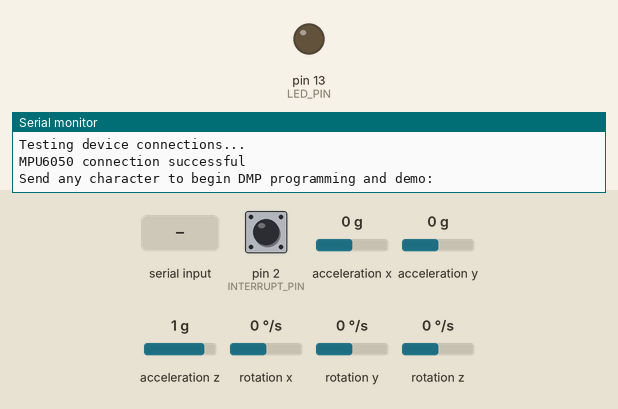
Bench run of a sketch on a simulated Arduino Uno, built with avr-gcc and run on an emulated ATmega328P. Shown: output pins drawn as LEDs (lit = HIGH), the last lines printed to the serial monitor. Dashed ring = blinking. Inputs (shaded band) come from the test bench; at power-on: acceleration x 0 g, acceleration y 0 g, acceleration z 1 g, pin 2 (INTERRUPT_PIN) LOW, rotation x 0 °/s, rotation y 0 °/s, rotation z 0 °/s. The sensor or clock chip raises its interrupt line as the real part does.

Above: at 0.9 s.
1.0 s: "1\n" received over Serial
At 1.73 s:
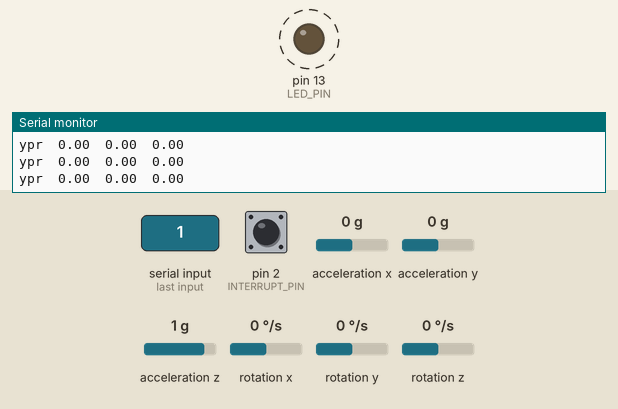
4.0 s: acceleration x set to -1.4 g
7.0 s: acceleration y set to -1.4 g
10.0 s: acceleration z set to -1.4 g
16.0 s: acceleration x set to -0.8 g
Timing chart, 0 to 66.5 s (numbered marks = the images above; inputs shaded):
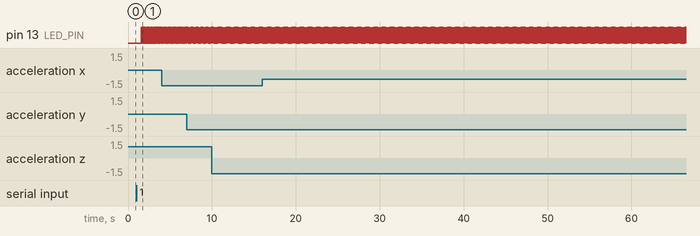

The sketch:

Pendulo.ino
```cpp
#include "I2Cdev.h"

#include "MPU6050_6Axis_MotionApps20.h"

// Arduino Wire library is required if I2Cdev I2CDEV_ARDUINO_WIRE implementation
// is used in I2Cdev.h
#include "Wire.h"


MPU6050 mpu;

// uncomment "OUTPUT_READABLE_QUATERNION" if you want to see the actual
// quaternion components in a [w, x, y, z] format (not best for parsing
// on a remote host such as Processing or something though)
//#define OUTPUT_READABLE_QUATERNION

// uncomment "OUTPUT_READABLE_EULER" if you want to see Euler angles
// (in degrees) calculated from the quaternions coming from the FIFO.
// Note that Euler angles suffer from gimbal lock (for more info, see
// http://en.wikipedia.org/wiki/Gimbal_lock)
//#define OUTPUT_READABLE_EULER

// uncomment "OUTPUT_READABLE_YAWPITCHROLL" if you want to see the yaw/
// pitch/roll angles (in degrees) calculated from the quaternions coming
// from the FIFO. Note this also requires gravity vector calculations.
// Also note that yaw/pitch/roll angles suffer from gimbal lock (for
// more info, see: http://en.wikipedia.org/wiki/Gimbal_lock)
#define OUTPUT_READABLE_YAWPITCHROLL

// uncomment "OUTPUT_READABLE_REALACCEL" if you want to see acceleration
// components with gravity removed. This acceleration reference frame is
// not compensated for orientation, so +X is always +X according to the
// sensor, just without the effects of gravity. If you want acceleration
// compensated for orientation, us OUTPUT_READABLE_WORLDACCEL instead.
//#define OUTPUT_READABLE_REALACCEL

// uncomment "OUTPUT_READABLE_WORLDACCEL" if you want to see acceleration
// components with gravity removed and adjusted for the world frame of
// reference (yaw is relative to initial orientation, since no magnetometer
// is present in this case). Could be quite handy in some cases.
//#define OUTPUT_READABLE_WORLDACCEL

// uncomment "OUTPUT_TEAPOT" if you want output that matches the
// format used for the InvenSense teapot demo
//#define OUTPUT_TEAPOT


#define INTERRUPT_PIN 2  // use pin 2 on Arduino Uno & most boards
#define LED_PIN 13 // (Arduino is 13, Teensy is 11, Teensy++ is 6)
bool blinkState = false;

// MPU control/status vars
bool dmpReady = false;  // set true if DMP init was successful
uint8_t mpuIntStatus;   // holds actual interrupt status byte from MPU
uint8_t devStatus;      // return status after each device operation (0 = success, !0 = error)
uint16_t packetSize;    // expected DMP packet size (default is 42 bytes)
uint16_t fifoCount;     // count of all bytes currently in FIFO
uint8_t fifoBuffer[64]; // FIFO storage buffer

// orientation/motion vars
Quaternion q;           // [w, x, y, z]         quaternion container
VectorInt16 aa;         // [x, y, z]            accel sensor measurements
VectorInt16 aaReal;     // [x, y, z]            gravity-free accel sensor measurements
VectorInt16 aaWorld;    // [x, y, z]            world-frame accel sensor measurements
VectorFloat gravity;    // [x, y, z]            gravity vector
float euler[3];         // [psi, theta, phi]    Euler angle container
float ypr[3];           // [yaw, pitch, roll]   yaw/pitch/roll container and gravity vector

// packet structure for InvenSense teapot demo
uint8_t teapotPacket[14] = { '$', 0x02, 0,0, 0,0, 0,0, 0,0, 0x00, 0x00, '\r', '\n' };


// ================================================================
// ===               INTERRUPT DETECTION ROUTINE                ===
// ================================================================

volatile bool mpuInterrupt = false;     // indicates whether MPU interrupt pin has gone high
void dmpDataReady() {
    mpuInterrupt = true;
}


// ================================================================
// ===                      INITIAL SETUP                       ===
// ================================================================

void setup() {

    Wire.begin();
    Wire.setClock(400000); // 400kHz I2C clock

    Serial.begin(9600);
    while (!Serial); // wait for Leonardo enumeration, others continue immediately

    // initialize device
    Serial.println(F("Initializing I2C devices..."));
    mpu.initialize();
    pinMode(INTERRUPT_PIN, INPUT);

    // verify connection
    Serial.println(F("Testing device connections..."));
    Serial.println(mpu.testConnection() ? F("MPU6050 connection successful") : F("MPU6050 connection failed"));

    // wait for ready
    Serial.println(F("\nSend any character to begin DMP programming and demo: "));
    while (Serial.available() && Serial.read()); // empty buffer
    while (!Serial.available());                 // wait for data
    while (Serial.available() && Serial.read()); // empty buffer again

    // load and configure the DMP
    Serial.println(F("Initializing DMP..."));
    devStatus = mpu.dmpInitialize();

    // supply your own gyro offsets here, scaled for min sensitivity
    mpu.setXGyroOffset(220);
    mpu.setYGyroOffset(76);
    mpu.setZGyroOffset(-85);
    mpu.setZAccelOffset(1788); // 1688 factory default for my test chip

    // make sure it worked (returns 0 if so)
    if (devStatus == 0) {
        // Calibration Time: generate offsets and calibrate our MPU6050
        mpu.CalibrateAccel(6);
        mpu.CalibrateGyro(6);
        mpu.PrintActiveOffsets();
        // turn on the DMP, now that it's ready
        Serial.println(F("Enabling DMP..."));
        mpu.setDMPEnabled(true);

        // enable Arduino interrupt detection
        Serial.print(F("Enabling interrupt detection (Arduino external interrupt "));
        Serial.print(digitalPinToInterrupt(INTERRUPT_PIN));
        Serial.println(F(")..."));
        attachInterrupt(digitalPinToInterrupt(INTERRUPT_PIN), dmpDataReady, RISING);
        mpuIntStatus = mpu.getIntStatus();

        // set our DMP Ready flag so the main loop() function knows it's okay to use it
        Serial.println(F("DMP ready! Waiting for first interrupt..."));
        dmpReady = true;

        // get expected DMP packet size for later comparison
        packetSize = mpu.dmpGetFIFOPacketSize();
    } else {
        // ERROR!
        // 1 = initial memory load failed
        // 2 = DMP configuration updates failed
        // (if it's going to break, usually the code will be 1)
        Serial.print(F("DMP Initialization failed (code "));
        Serial.print(devStatus);
        Serial.println(F(")"));
    }

    // configure LED for output
    pinMode(LED_PIN, OUTPUT);
}


// ================================================================
// ===                    MAIN PROGRAM LOOP                     ===
// ================================================================

void loop() {
    // if programming failed, don't try to do anything
    if (!dmpReady) return;

    // wait for MPU interrupt or extra packet(s) available
    while (!mpuInterrupt && fifoCount < packetSize) {
        if (mpuInterrupt && fifoCount < packetSize) {
          // try to get out of the infinite loop
          fifoCount = mpu.getFIFOCount();
        }
        // other program behavior stuff here
    }

    // reset interrupt flag and get INT_STATUS byte
    mpuInterrupt = false;
    mpuIntStatus = mpu.getIntStatus();

    // get current FIFO count
    fifoCount = mpu.getFIFOCount();
  if(fifoCount < packetSize){
    //Lets go back and wait for another interrupt. We shouldn't be here, we got an interrupt from another event
    // This is blocking so don't do it   while (fifoCount < packetSize) fifoCount = mpu.getFIFOCount();
  } else if ((mpuIntStatus & (0x01 << MPU6050_INTERRUPT_FIFO_OFLOW_BIT)) || fifoCount >= 1024) {
    // check for overflow (this should never happen unless our code is too inefficient)
    // reset so we can continue cleanly
    mpu.resetFIFO();
    // fifoCount = mpu.getFIFOCount();  // will be zero after reset no need to ask
    Serial.println(F("FIFO overflow!"));
    // otherwise, check for DMP data ready interrupt (this should happen frequently)

    } else if (mpuIntStatus & (0x01 << MPU6050_INTERRUPT_DMP_INT_BIT)) {

      // read a packet from FIFO
      while(fifoCount >= packetSize){ // Lets catch up to NOW, someone is using the dreaded delay()!
        mpu.getFIFOBytes(fifoBuffer, packetSize);
        // track FIFO count here in case there is > 1 packet available
        // (this lets us immediately read more without waiting for an interrupt)
        fifoCount -= packetSize;
      }

      #ifdef OUTPUT_READABLE_QUATERNION
        // display quaternion values in easy matrix form: w x y z
        mpu.dmpGetQuaternion(&q, fifoBuffer);
        Serial.print("quat\t");
        Serial.print(q.w);
        Serial.print("\t");
        Serial.print(q.x);
        Serial.print("\t");
        Serial.print(q.y);
        Serial.print("\t");
        Serial.println(q.z);
      #endif

      #ifdef OUTPUT_READABLE_EULER
        // display Euler angles in degrees
        mpu.dmpGetQuaternion(&q, fifoBuffer);
        mpu.dmpGetEuler(euler, &q);
        Serial.print("euler\t");
        Serial.print(euler[0] * 180/M_PI);
        Serial.print("\t");
        Serial.print(euler[1] * 180/M_PI);
        Serial.print("\t");
        Serial.println(euler[2] * 180/M_PI);
      #endif

      #ifdef OUTPUT_READABLE_YAWPITCHROLL
        // display Euler angles in degrees
        mpu.dmpGetQuaternion(&q, fifoBuffer);
        mpu.dmpGetGravity(&gravity, &q);
        mpu.dmpGetYawPitchRoll(ypr, &q, &gravity);
        Serial.print("ypr\t");
        Serial.print(ypr[0] * 180/M_PI);
        Serial.print("\t");
        Serial.print(ypr[1] * 180/M_PI);
        Serial.print("\t");
        Serial.println(ypr[2] * 180/M_PI);
      #endif

      #ifdef OUTPUT_READABLE_REALACCEL
        // display real acceleration, adjusted to remove gravity
        mpu.dmpGetQuaternion(&q, fifoBuffer);
        mpu.dmpGetAccel(&aa, fifoBuffer);
        mpu.dmpGetGravity(&gravity, &q);
        mpu.dmpGetLinearAccel(&aaReal, &aa, &gravity);
        Serial.print("areal\t");
        Serial.print(aaReal.x);
        Serial.print("\t");
        Serial.print(aaReal.y);
        Serial.print("\t");
        Serial.println(aaReal.z);
      #endif

      #ifdef OUTPUT_READABLE_WORLDACCEL
        // display initial world-frame acceleration, adjusted to remove gravity
        // and rotated based on known orientation from quaternion
        mpu.dmpGetQuaternion(&q, fifoBuffer);
        mpu.dmpGetAccel(&aa, fifoBuffer);
        mpu.dmpGetGravity(&gravity, &q);
        mpu.dmpGetLinearAccel(&aaReal, &aa, &gravity);
        mpu.dmpGetLinearAccelInWorld(&aaWorld, &aaReal, &q);
        Serial.print("aworld\t");
        Serial.print(aaWorld.x);
        Serial.print("\t");
        Serial.print(aaWorld.y);
        Serial.print("\t");
        Serial.println(aaWorld.z);
      #endif

      #ifdef OUTPUT_TEAPOT
        // display quaternion values in InvenSense Teapot demo format:
        teapotPacket[2] = fifoBuffer[0];
        teapotPacket[3] = fifoBuffer[1];
        teapotPacket[4] = fifoBuffer[4];
        teapotPacket[5] = fifoBuffer[5];
        teapotPacket[6] = fifoBuffer[8];
        teapotPacket[7] = fifoBuffer[9];
        teapotPacket[8] = fifoBuffer[12];
        teapotPacket[9] = fifoBuffer[13];
        Serial.write(teapotPacket, 14);
        teapotPacket[11]++; // packetCount, loops at 0xFF on purpose
      #endif

        // blink LED to indicate activity
        blinkState = !blinkState;
        if(blinkState){
          analogWrite(LED_PIN, 255);
        } else {
          analogWrite(LED_PIN, 0);
        }
    }
}
```

H_Bridge.cpp
```cpp
#include "H_Bridge.h"

#import <Arduino.h>
//#include <Wire.h>

#define MAX_PWM 140 //7V con 12V alimentacion

void HBRIDGE::H_Bridge_Init(int in_plus_, int in_minus_, int enb_pwm_)
{
	in_plus = in_plus_;
	in_minus = in_minus_;
	enb_pwm = enb_pwm_;

	pinMode(in_plus, OUTPUT);
	pinMode(in_minus, OUTPUT);
	pinMode(enb_pwm, OUTPUT);

	digitalWrite(in_plus, LOW);
	digitalWrite(in_minus, LOW);
	analogWrite(enb_pwm,0);
}

void HBRIDGE::H_Bridge_Set_Pwm(uint8_t pwm_value_)
{
  pwm_value = min(pwm_value_, MAX_PWM);
  analogWrite(enb_pwm, pwm_value);
}

void HBRIDGE::H_Bridge_Set_Dir(h_direction_t dir)
{	static h_direction_t old_dir=H_OFF;
	if(old_dir != dir){
		old_dir=dir;
	bool turnOff = false;
	analogWrite(enb_pwm, 0);
	delayMicroseconds(2);
	digitalWrite(in_plus, LOW);
	digitalWrite(in_minus, LOW);

	switch(dir){
	case (H_FOWARD):
	digitalWrite(in_plus, HIGH);
	break;
	case (H_BACKWARD):
	digitalWrite(in_minus, HIGH);
	break;
	case (H_OFF):
		turnOff = true;
	break;
	default:
		turnOff = true;
	break;
	}

	if(!turnOff){
		delayMicroseconds(2);
		analogWrite(enb_pwm, pwm_value);
	}
	}
}
```

H_Bridge.h
```cpp
#ifndef _H_BRIDGE_H_
#define _H_BRIDGE_H_

#include <stdint.h>

typedef enum {H_FOWARD, H_BACKWARD, H_OFF} h_direction_t;

class HBRIDGE {

	public:

		void H_Bridge_Init(int in_plus_, int in_minus_, int enb_pwm_);

		void H_Bridge_Set_Pwm(uint8_t pwm_value_);

		void H_Bridge_Set_Dir(h_direction_t dir);

	private:

		int in_plus;

		int in_minus;

		int enb_pwm;

		uint8_t pwm_value = 0;

};

#endif /* _H_BRIDGE_H_ */
```

Measured:
- after the input at 1.0 s, pin 13 (LED_PIN): alternates HIGH for 0.02 s and LOW for 0.02 s, starting after 0.58 s
